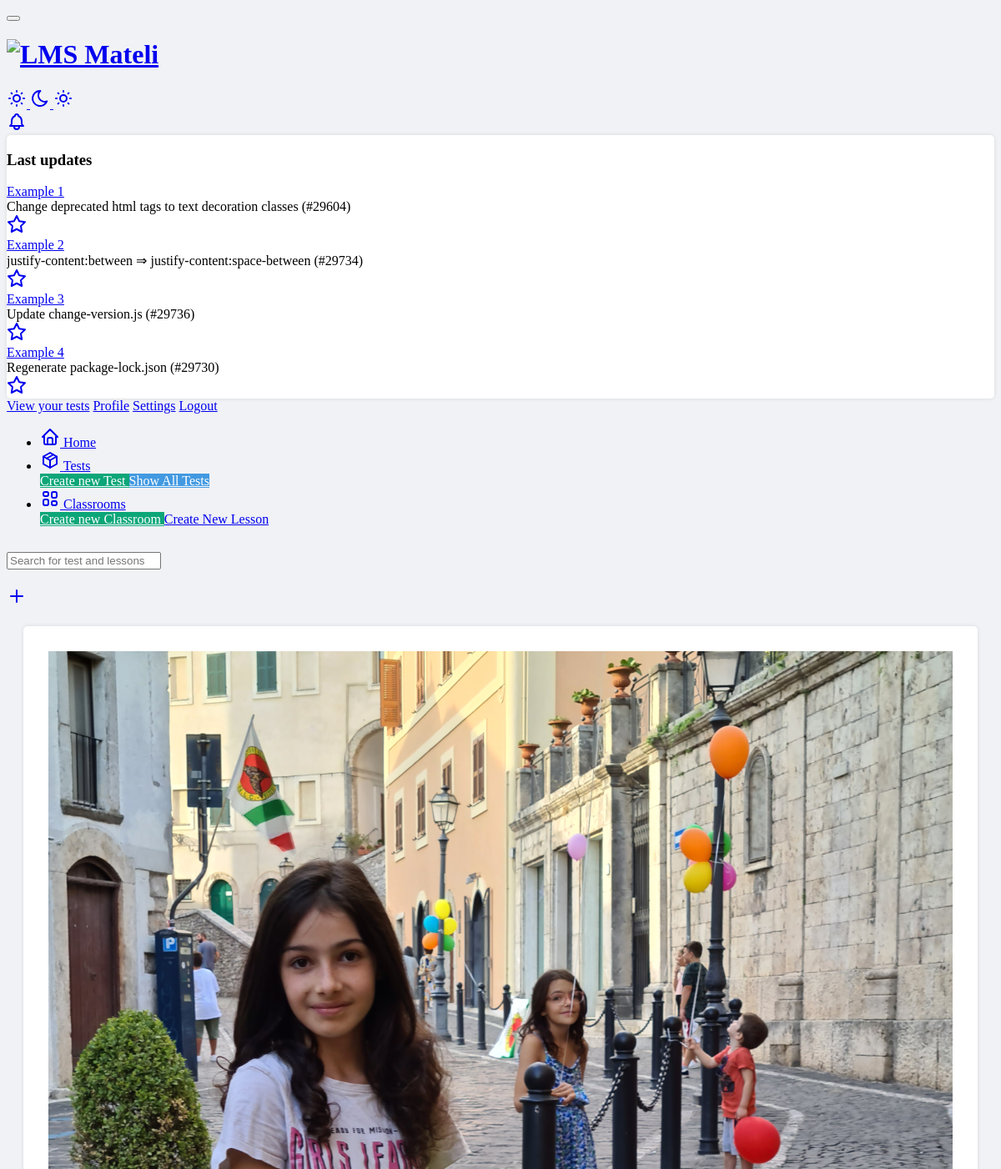
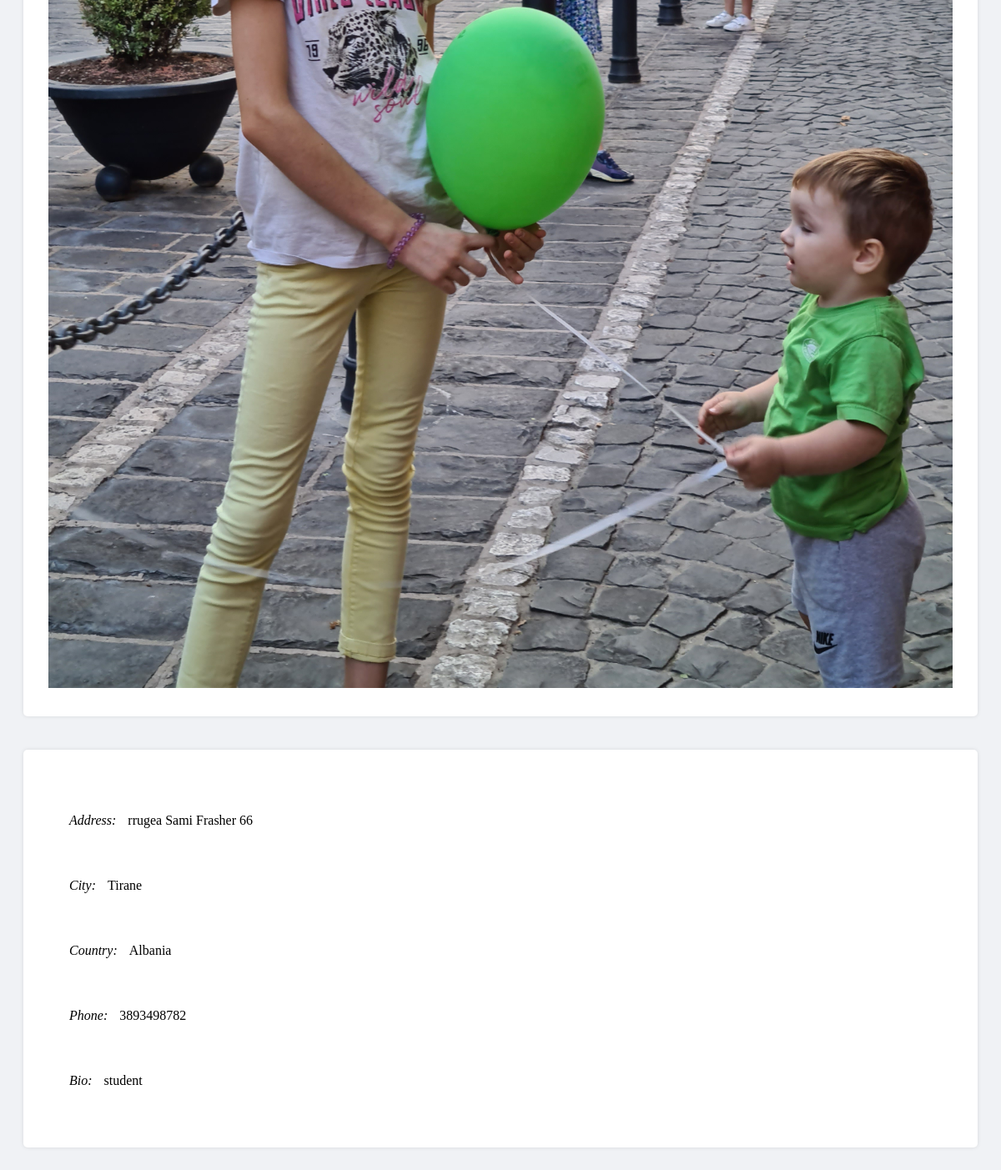
Page /profile/1 (signed in) on the committed database (2 pictures, top to bottom).
### lms/models.py (models this page shows, shortened)
class ProfileUser(models.Model):
    username = models.ForeignKey(User, on_delete=models.CASCADE)
    phone_number = models.CharField(max_length=20, blank=True, null=True)
    address = models.CharField(max_length=255, blank=True, null=True)
    city = models.CharField(max_length=255, blank=True, null=True)
    country = CountryField(blank=True, null=True)
    birth_date = models.DateField(blank=True, null=True)
    photo = models.ImageField(upload_to='profile_pics', blank=True, null=True)
    bio = models.TextField(max_length=255, blank=True, null=True)

### lms/views/userview.py (the view)
# urls.py: path('profile/<int:user_id>', userview.profile, name='profile'),
def profile(request, user_id):
    user = get_object_or_404(User, id=user_id)
    profile_user = ProfileUser.objects.get(username=request.user)
    return render(request, 'users/profile.html', {'user': user,
                                                  'profile': profile_user,
                                                  })

### templates/users/profile.html (shortened to what this page needs)
{% load static %}
{% include 'base.html' %}
{% block content %}
    <body>
        <div class="container">
            <div class="row">
                <div class="col-md-4" style="padding: 20px">
                    <div class="card">
                        <div class="card-body">
                            {% if profile.photo %}
                            <img src="{{ profile.photo.url}}" alt="Profile Image" class="img-fluid">
                            {% else %}
                            <img src="{% static 'img/defaylt.jpg' %}" alt="Profile Image" class="img-fluid">
                            {% endif %}
                        </div>
                    </div>
                </div>
                <div class="col-md-8" style="padding: 20px">
                    <div class="card">
                        <div class="card-body" >
                            <ul>
                                <li><i class="bi bi-geo-alt-fill">Address: </i> {{ profile.address}}</li>
                                <li><i class="bi bi-envelope-fill">City: </i> {{ profile.city}}</li>
                                <li><i class="bi bi-phone-fill">Country: </i> {{ profile.country.name}}</li>
                                <li><i class="bi bi-phone-fill">Phone: </i> {{ profile.phone_number }}</li>
                                <li><i class="bi bi-phone-fill">Bio: </i> {{ profile.bio }}</li>
                            </ul>
                        </div>
                    </div>
                </div>
            </div>
        </div>
    </body>
{% endblock %}

### templates/users/profile.html (style rules this page uses)
body { background-color: #f0f2f5; }
.card { background-color: #fff; box-shadow: 0 0 5px rgba(0, 0, 0, 0.1); border-radius: 5px; overflow: hidden; }
.card .card-body { padding: 30px; }
.card .card-body img { width: 100%; height: auto; }
.card .card-body ul { padding: 0; list-style: none; }
.card .card-body ul li { margin-bottom: 10px; padding: 25px; }
.card .card-body ul li i { margin-right: 10px; }

### rows in the picture
ProfileUser: photo (picture), address "rrugea Sami Frasher 66", city "Tirane", country.name "Albania", phone_number "3893498782", bio "student"
